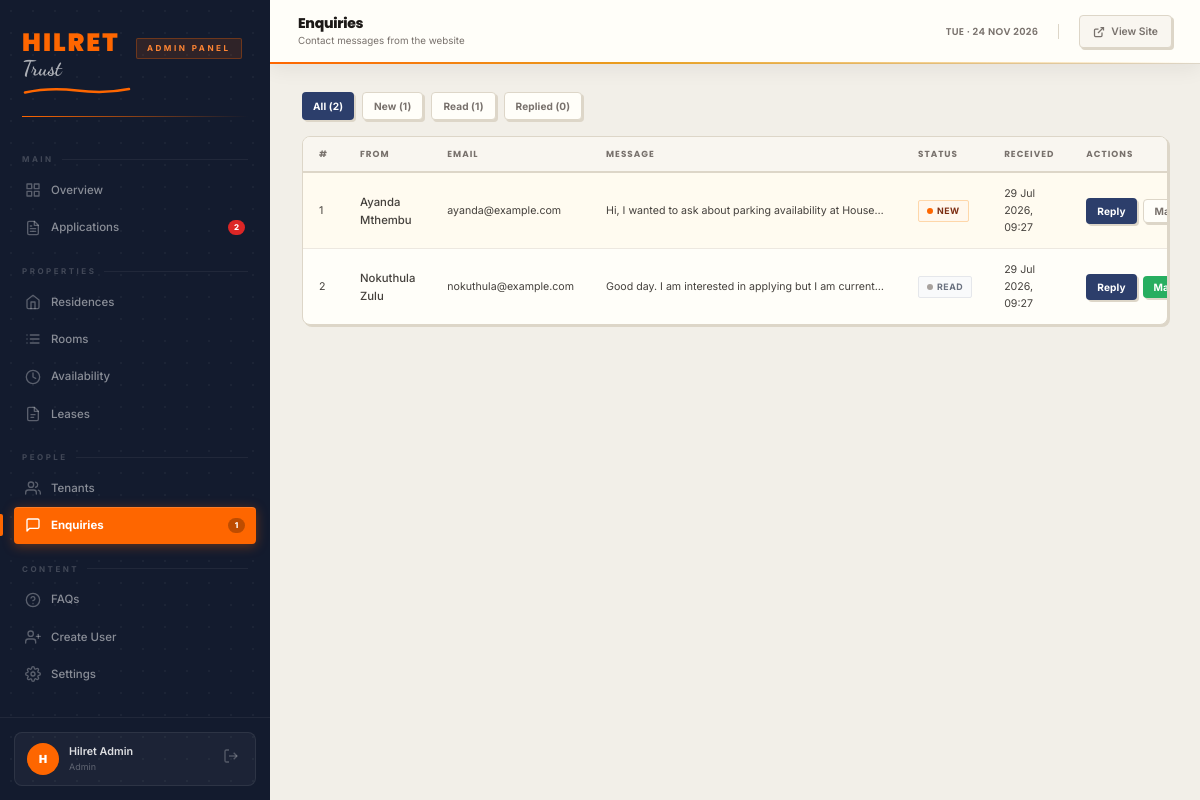
Page /dashboard/enquiries.php (signed in) on the committed database.
### tables this page shows
CREATE TABLE IF NOT EXISTS users (
  id            INT AUTO_INCREMENT PRIMARY KEY,
  name          VARCHAR(100)  NOT NULL,
  email         VARCHAR(150)  UNIQUE NOT NULL,
  password_hash VARCHAR(255)  NOT NULL,
  role          ENUM('admin','manager') DEFAULT 'admin',
  last_login    DATETIME      NULL,
  created_at    TIMESTAMP     DEFAULT CURRENT_TIMESTAMP
);

CREATE TABLE IF NOT EXISTS enquiries (
  id           INT AUTO_INCREMENT PRIMARY KEY,
  name         VARCHAR(150)  NOT NULL,
  email        VARCHAR(150)  NOT NULL,
  message      TEXT          NOT NULL,
  status       ENUM('new','read','replied') DEFAULT 'new',
  submitted_at TIMESTAMP     DEFAULT CURRENT_TIMESTAMP
);

### backend/db.php (called while the page is built, shortened)
<?php
function db(): PDO {
    static $pdo = null;
    if ($pdo === null) {
        $dsn = sprintf(
            'mysql:host=%s;dbname=%s;charset=%s',
            DB_HOST, DB_NAME, DB_CHARSET
        );
        $pdo = new PDO($dsn, DB_USER, DB_PASS, [
            PDO::ATTR_ERRMODE            => PDO::ERRMODE_EXCEPTION,
            PDO::ATTR_DEFAULT_FETCH_MODE => PDO::FETCH_ASSOC,
            PDO::ATTR_EMULATE_PREPARES   => false,
        ]);
    }
    return $pdo;
}

### backend/auth.php (called while the page is built, shortened)
<?php
require_once __DIR__ . '/db.php';
function is_logged_in(): bool {
    return !empty($_SESSION['admin_id']);
}
function current_user(): ?array {
    static $user = null;
    if ($user === null) {
        $stmt = db()->prepare('SELECT id, name, email, role FROM users WHERE id = ?');
        $stmt->execute([$_SESSION['admin_id']]);
        $user = $stmt->fetch() ?: null;
    }
    return $user;
}

### dashboard/partials/auth-check.php (called while the page is built, shortened)
<?php
require_once dirname(__DIR__, 2) . '/backend/auth.php';
$user = current_user();

### dashboard/enquiries.php (the view, shortened to what this page needs)
<?php
require_once __DIR__ . '/partials/auth-check.php';
require_once dirname(__DIR__) . '/backend/db.php';
$pdo = db();
$filterStatus = $_GET['status'] ?? '';
$sql  = 'SELECT * FROM enquiries' . ($filterStatus ? ' WHERE status=?' : '') . ' ORDER BY submitted_at DESC';
$stmt = $pdo->prepare($sql);
$stmt->execute($filterStatus ? [$filterStatus] : []);
$enquiries = $stmt->fetchAll();
$counts = $pdo->query("SELECT status, COUNT(*) FROM enquiries GROUP BY status")->fetchAll(PDO::FETCH_KEY_PAIR);
?>
<?php include __DIR__ . '/partials/head.php'; ?>
<?php include __DIR__ . '/partials/sidebar.php'; ?>
<?php include __DIR__ . '/partials/topbar.php'; ?>
<main class="dash-content">
  <div style="display:flex;gap:8px;margin-bottom:16px">
    <a href="enquiries.php" class="btn btn--sm <?= !$filterStatus ? 'btn--navy' : 'btn--ghost' ?>">
      All (<?= array_sum($counts) ?>)
    </a>
    <?php foreach (['new','read','replied'] as $s): ?>
    <a href="?status=<?= $s ?>" class="btn btn--sm <?= $filterStatus===$s ? 'btn--navy' : 'btn--ghost' ?>">
      <?= ucfirst($s) ?> (<?= $counts[$s] ?? 0 ?>)
    </a>
    <?php endforeach; ?>
  </div>
  <div class="card">
    <div class="table-wrap">
      <table class="data-table">
        <thead>
          <tr>
            <th>#</th>
            <th>From</th>
            <th>Email</th>
            <th>Message</th>
            <th>Status</th>
            <th>Received</th>
            <th>Actions</th>
          </tr>
        </thead>
        <tbody>
          <?php foreach ($enquiries as $e): ?>
          <tr <?= $e['status'] === 'new' ? 'style="background:#FFFBF0"' : '' ?>>
            <td class="text-muted text-sm"><?= $e['id'] ?></td>
            <td class="font-medium"><?= htmlspecialchars($e['name']) ?></td>
            <td class="text-sm"><?= htmlspecialchars($e['email']) ?></td>
            <td class="text-sm" style="max-width:320px">
              <span title="<?= htmlspecialchars($e['message']) ?>" class="truncate" style="display:block;max-width:280px">
                <?= htmlspecialchars(mb_strimwidth($e['message'], 0, 80, '…')) ?>
              </span>
            </td>
            <td><span class="badge badge--<?= $e['status'] ?>"><span class="status-dot"></span> <?= ucfirst($e['status']) ?></span></td>
            <td class="text-muted text-sm"><?= date('d M Y, H:i', strtotime($e['submitted_at'])) ?></td>
            <td>
              <div style="display:flex;gap:6px;align-items:center">
                <a href="mailto:<?= htmlspecialchars($e['email']) ?>?subject=Re:+Your+Enquiry+to+Hilret+Trust&body=Dear+<?= urlencode($e['name']) ?>," class="btn btn--navy btn--sm">
                  Reply
                </a>
                <?php if ($e['status'] === 'new'): ?>
                <form method="POST" style="display:inline">
                  <button type="submit" class="btn btn--ghost btn--sm">Mark Read</button>
                </form>
                <?php elseif ($e['status'] === 'read'): ?>
                <form method="POST" style="display:inline">
                  <button type="submit" class="btn btn--primary btn--sm">Mark Replied</button>
                </form>
                <?php endif; ?>
              </div>
            </td>
          </tr>
          <?php endforeach; ?>
        </tbody>
      </table>
    </div>
  </div>
</main>
<?php include __DIR__ . '/partials/foot.php'; ?>

### dashboard/partials/sidebar.php (shortened to what this page needs)
<?php
$currentPage = basename($_SERVER['PHP_SELF']);
function navLink(string $href, string $icon, string $label, string $current, int $badge = 0): string {
    $file   = basename($href);
    $active = ($file === $current) ? ' active' : '';
    $badgeHtml = $badge > 0
        ? '<span class="sidebar-badge">' . $badge . '</span>'
        : '';
    return '<a href="/dashboard/' . $href . '" class="sidebar-nav__link' . $active . '">'
         . '<svg class="nav-icon" viewBox="0 0 24 24" fill="none" stroke="currentColor" stroke-width="2" stroke-linecap="round" stroke-linejoin="round">' . $icon . '</svg>'
         . $label
         . $badgeHtml
         . '</a>';
}
$pendingApps   = 0;
$newEnquiries  = 0;
try {
    require_once dirname(__DIR__, 2) . '/backend/db.php';
    $pendingApps  = (int) db()->query("SELECT COUNT(*) FROM applications WHERE status='pending'")->fetchColumn();
    $newEnquiries = (int) db()->query("SELECT COUNT(*) FROM enquiries WHERE status='new'")->fetchColumn();
} catch (Exception $e) {}
$initials = strtoupper(substr($user['name'] ?? 'A', 0, 1));
?>
<aside class="dash-sidebar">
  <div class="sidebar-logo">
    <a href="/index.html" class="sidebar-site-logo" aria-label="Hilret Trust — Go to website">
      <div class="sidebar-logo-mark">
        <span class="sidebar-logo-mark__hilret">Hilret</span>
        <span class="sidebar-logo-mark__trust">Trust</span>
        <svg class="sidebar-logo-mark__swoosh" viewBox="0 0 110 10" xmlns="http://www.w3.org/2000/svg" aria-hidden="true">
          <path d="M3 7.5 Q27.5 2 55 5.5 Q82.5 9 107 4" stroke="#FE6600" stroke-width="2.5" fill="none" stroke-linecap="round"/>
        </svg>
      </div>
    </a>
    <span class="sidebar-logo__badge">Admin Panel</span>
  </div>
  <nav class="sidebar-nav">
    <div class="sidebar-nav__label">Main</div>
    <?= navLink('overview.php',
        '<rect x="3" y="3" width="7" height="7"/><rect x="14" y="3" width="7" height="7"/><rect x="3" y="14" width="7" height="7"/><rect x="14" y="14" width="7" height="7"/>',
        'Overview', $currentPage) ?>
    <?= navLink('applications.php',
        '<path d="M14 2H6a2 2 0 0 0-2 2v16a2 2 0 0 0 2 2h12a2 2 0 0 0 2-2V8z"/><polyline points="14 2 14 8 20 8"/><line x1="16" y1="13" x2="8" y2="13"/><line x1="16" y1="17" x2="8" y2="17"/><polyline points="10 9 9 9 8 9"/>',
        'Applications', $currentPage, $pendingApps) ?>
    <div class="sidebar-nav__label">Properties</div>
    <?= navLink('residences.php',
        '<path d="M3 9l9-7 9 7v11a2 2 0 0 1-2 2H5a2 2 0 0 1-2-2z"/><polyline points="9 22 9 12 15 12 15 22"/>',
        'Residences', $currentPage) ?>
    <?= navLink('rooms.php',
        '<path d="M8 6h13M8 12h13M8 18h13M3 6h.01M3 12h.01M3 18h.01"/>',
        'Rooms', $currentPage) ?>
    <?= navLink('availability.php',
        '<circle cx="12" cy="12" r="10"/><polyline points="12 6 12 12 16 14"/>',
        'Availability', $currentPage) ?>
    <?= navLink('leases.php',
        '<path d="M14 2H6a2 2 0 0 0-2 2v16a2 2 0 0 0 2 2h12a2 2 0 0 0 2-2V8z"/><polyline points="14 2 14 8 20 8"/><line x1="9" y1="13" x2="15" y2="13"/><line x1="9" y1="17" x2="13" y2="17"/>',
        'Leases', $currentPage) ?>
    <div class="sidebar-nav__label">People</div>
    <?= navLink('residents.php',
        '<path d="M17 21v-2a4 4 0 0 0-4-4H5a4 4 0 0 0-4 4v2"/><circle cx="9" cy="7" r="4"/><path d="M23 21v-2a4 4 0 0 0-3-3.87"/><path d="M16 3.13a4 4 0 0 1 0 7.75"/>',
        'Tenants', $currentPage) ?>
    <?= navLink('enquiries.php',
        '<path d="M21 15a2 2 0 0 1-2 2H7l-4 4V5a2 2 0 0 1 2-2h14a2 2 0 0 1 2 2z"/>',
        'Enquiries', $currentPage, $newEnquiries) ?>
    <div class="sidebar-nav__label">Content</div>
    <?= navLink('faqs.php',
        '<circle cx="12" cy="12" r="10"/><path d="M9.09 9a3 3 0 0 1 5.83 1c0 2-3 3-3 3"/><line x1="12" y1="17" x2="12.01" y2="17"/>',
        'FAQs', $currentPage) ?>
    <?= navLink('signup.php',
        '<path d="M16 21v-2a4 4 0 0 0-4-4H5a4 4 0 0 0-4 4v2"/><circle cx="8.5" cy="7" r="4"/><line x1="20" y1="8" x2="20" y2="14"/><line x1="23" y1="11" x2="17" y2="11"/>',
        'Create User', $currentPage) ?>
    <?= navLink('settings.php',
        '<circle cx="12" cy="12" r="3"/><path d="M19.4 15a1.65 1.65 0 0 0 .33 1.82l.06.06a2 2 0 0 1 0 2.83 2 2 0 0 1-2.83 0l-.06-.06a1.65 1.65 0 0 0-1.82-.33 1.65 1.65 0 0 0-1 1.51V21a2 2 0 0 1-2 2 2 2 0 0 1-2-2v-.09A1.65 1.65 0 0 0 9 19.4a1.65 1.65 0 0 0-1.82.33l-.06.06a2 2 0 0 1-2.83 0 2 2 0 0 1 0-2.83l.06-.06A1.65 1.65 0 0 0 4.68 15a1.65 1.65 0 0 0-1.51-1H3a2 2 0 0 1-2-2 2 2 0 0 1 2-2h.09A1.65 1.65 0 0 0 4.6 9a1.65 1.65 0 0 0-.33-1.82l-.06-.06a2 2 0 0 1 0-2.83 2 2 0 0 1 2.83 0l.06.06A1.65 1.65 0 0 0 9 4.68a1.65 1.65 0 0 0 1-1.51V3a2 2 0 0 1 2-2 2 2 0 0 1 2 2v.09a1.65 1.65 0 0 0 1 1.51 1.65 1.65 0 0 0 1.82-.33l.06-.06a2 2 0 0 1 2.83 0 2 2 0 0 1 0 2.83l-.06.06A1.65 1.65 0 0 0 19.4 9a1.65 1.65 0 0 0 1.51 1H21a2 2 0 0 1 2 2 2 2 0 0 1-2 2h-.09a1.65 1.65 0 0 0-1.51 1z"/>',
        'Settings', $currentPage) ?>
  </nav>
  <div class="sidebar-footer">
    <div class="sidebar-user">
      <div class="sidebar-user__avatar"><?= htmlspecialchars($initials) ?></div>
      <div class="sidebar-user__info">
        <div class="sidebar-user__name"><?= htmlspecialchars($user['name'] ?? '') ?></div>
        <div class="sidebar-user__role"><?= htmlspecialchars($user['role'] ?? '') ?></div>
      </div>
      <a href="/dashboard/logout.php" class="sidebar-logout" title="Log out">
        <svg width="16" height="16" viewBox="0 0 24 24" fill="none" stroke="currentColor" stroke-width="2">
          <path d="M9 21H5a2 2 0 0 1-2-2V5a2 2 0 0 1 2-2h4"/>
          <polyline points="16 17 21 12 16 7"/>
          <line x1="21" y1="12" x2="9" y2="12"/>
        </svg>
      </a>
    </div>
  </div>
</aside>

### rows in the picture
users: name "H", name "Hilret Admin", role "Admin"
enquiries: id "1", name "Ayanda Mthembu", email "ayanda@example.com", message "Hi, I wanted to ask about parking availability at House…", status "NEW", submitted_at "29 Jul 2026, 09:27"
enquiries: id "2", name "Nokuthula Zulu", email "nokuthula@example.com", message "Good day. I am interested in applying but I am current…", status "READ", submitted_at "29 Jul 2026, 09:27"

### other values in the picture
$label "Overview Applications Residences Rooms Availability Leases Tenants Enquiries FAQs Create User Settings"
$badge "2 1"
$topbarTitle "Enquiries"
$topbarSubtitle "Contact messages from the website"
array_sum($counts) "2"
$s "New"
$counts[$s] "1"
$s "Read"
$s "Replied"
$counts[$s] "0"
